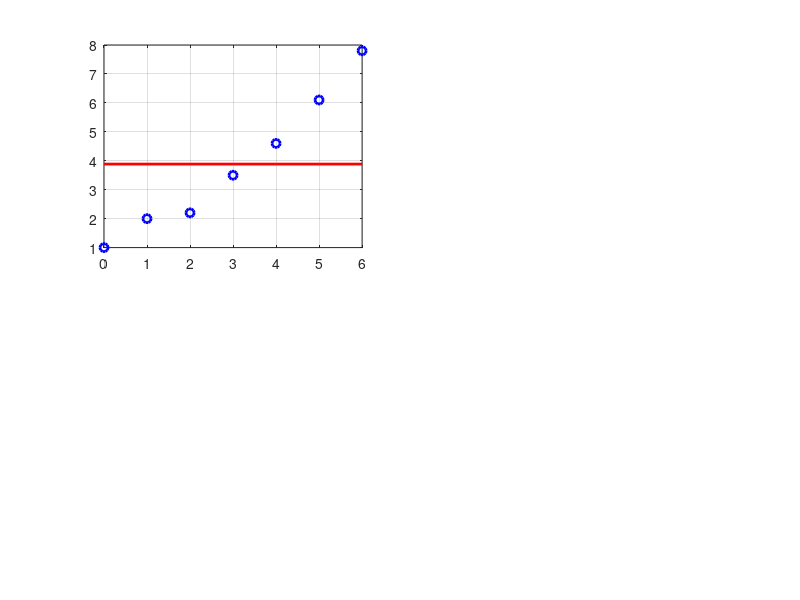

The MATLAB source for this figure: (Note: this script raises an error after producing the figure.)
%% Example 2.1 Least-square estimation of static system

U = [0, 1, 2, 3, 4, 5, 6]';
Y = [1, 2, 2.2, 3.5, 4.6, 6.1, 7.8]';

num_data = length(U);
poly_order = [0 1 2 3];

for m = 1:4
    % Compute Phi
    Phi = ones(num_data, poly_order(m)+1);
    for i = 1:poly_order(m)
        Phi(:,i+1) = Phi(:,i) .* U;
    end

    % Estimate Parameter
    Theta = (Phi' * Phi) \ Phi' * Y;

    % loss function
    V = norm(Y - Phi * Theta, 2);

    subplot(2,2,m)
    plot(U, Y, 'bo', "LineWidth", 2), hold on
    plot(U, Phi * Theta, 'r', "LineWidth", 2), hold off
    grid on
    title("Order = " + poly_order(m) + ",  loss = " + V)
    xlabel("Input")
    ylabel("Output")

end
